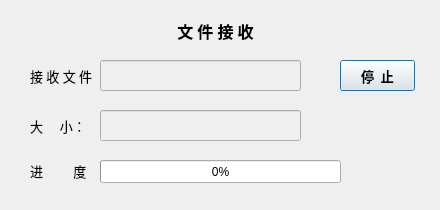
<?xml version="1.0" encoding="UTF-8"?>
<ui version="4.0">
 <class>FileDownDlg</class>
 <widget class="QDialog" name="FileDownDlg">
  <property name="geometry">
   <rect>
    <x>0</x>
    <y>0</y>
    <width>440</width>
    <height>210</height>
   </rect>
  </property>
  <property name="windowTitle">
   <string>接 收 文 件</string>
  </property>
  <widget class="QProgressBar" name="recvProgressBar">
   <property name="geometry">
    <rect>
     <x>100</x>
     <y>160</y>
     <width>241</width>
     <height>23</height>
    </rect>
   </property>
   <property name="value">
    <number>0</number>
   </property>
  </widget>
  <widget class="QPushButton" name="cntClosePushButton">
   <property name="geometry">
    <rect>
     <x>340</x>
     <y>60</y>
     <width>75</width>
     <height>31</height>
    </rect>
   </property>
   <property name="font">
    <font>
     <family>微软雅黑</family>
     <pointsize>10</pointsize>
     <weight>75</weight>
     <bold>true</bold>
    </font>
   </property>
   <property name="text">
    <string>停  止</string>
   </property>
  </widget>
  <widget class="QLabel" name="label">
   <property name="geometry">
    <rect>
     <x>170</x>
     <y>15</y>
     <width>91</width>
     <height>31</height>
    </rect>
   </property>
   <property name="font">
    <font>
     <family>微软雅黑</family>
     <pointsize>12</pointsize>
     <weight>75</weight>
     <bold>true</bold>
    </font>
   </property>
   <property name="text">
    <string>文 件 接 收</string>
   </property>
   <property name="alignment">
    <set>Qt::AlignCenter</set>
   </property>
  </widget>
  <widget class="QLabel" name="label_2">
   <property name="geometry">
    <rect>
     <x>30</x>
     <y>60</y>
     <width>71</width>
     <height>31</height>
    </rect>
   </property>
   <property name="font">
    <font>
     <family>微软雅黑</family>
     <pointsize>10</pointsize>
    </font>
   </property>
   <property name="text">
    <string>接 收 文 件</string>
   </property>
  </widget>
  <widget class="QLineEdit" name="rfileNameLineEdit">
   <property name="enabled">
    <bool>false</bool>
   </property>
   <property name="geometry">
    <rect>
     <x>100</x>
     <y>60</y>
     <width>201</width>
     <height>31</height>
    </rect>
   </property>
   <property name="font">
    <font>
     <family>微软雅黑</family>
     <pointsize>10</pointsize>
    </font>
   </property>
   <property name="alignment">
    <set>Qt::AlignCenter</set>
   </property>
   <property name="readOnly">
    <bool>true</bool>
   </property>
  </widget>
  <widget class="QLabel" name="label_3">
   <property name="geometry">
    <rect>
     <x>30</x>
     <y>110</y>
     <width>51</width>
     <height>31</height>
    </rect>
   </property>
   <property name="font">
    <font>
     <family>微软雅黑</family>
     <pointsize>10</pointsize>
    </font>
   </property>
   <property name="text">
    <string>大     小：</string>
   </property>
  </widget>
  <widget class="QLineEdit" name="rfileSizeLineEdit">
   <property name="enabled">
    <bool>false</bool>
   </property>
   <property name="geometry">
    <rect>
     <x>100</x>
     <y>110</y>
     <width>201</width>
     <height>31</height>
    </rect>
   </property>
   <property name="font">
    <font>
     <family>微软雅黑</family>
     <pointsize>10</pointsize>
    </font>
   </property>
   <property name="text">
    <string/>
   </property>
   <property name="alignment">
    <set>Qt::AlignCenter</set>
   </property>
   <property name="readOnly">
    <bool>true</bool>
   </property>
  </widget>
  <widget class="QLabel" name="label_5">
   <property name="geometry">
    <rect>
     <x>30</x>
     <y>160</y>
     <width>71</width>
     <height>21</height>
    </rect>
   </property>
   <property name="font">
    <font>
     <family>微软雅黑</family>
     <pointsize>10</pointsize>
    </font>
   </property>
   <property name="text">
    <string>进         度</string>
   </property>
  </widget>
  <widget class="QLabel" name="rateLabel">
   <property name="geometry">
    <rect>
     <x>340</x>
     <y>160</y>
     <width>91</width>
     <height>21</height>
    </rect>
   </property>
   <property name="font">
    <font>
     <family>微软雅黑</family>
     <pointsize>10</pointsize>
    </font>
   </property>
   <property name="text">
    <string/>
   </property>
   <property name="alignment">
    <set>Qt::AlignLeading|Qt::AlignLeft|Qt::AlignVCenter</set>
   </property>
  </widget>
 </widget>
 <resources/>
 <connections/>
</ui>
